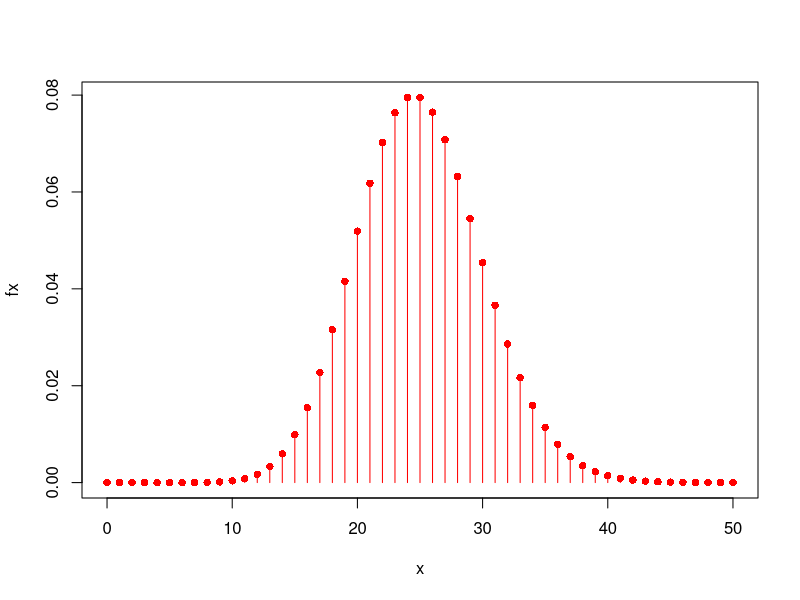
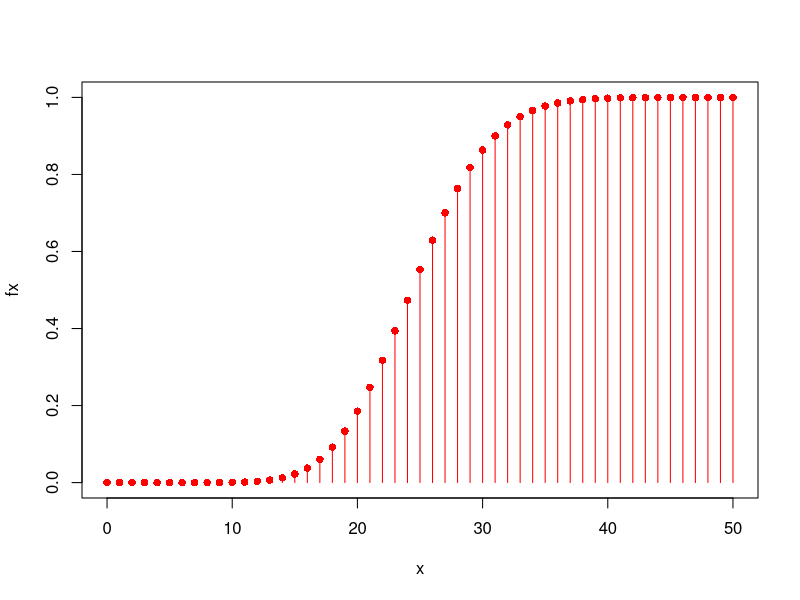
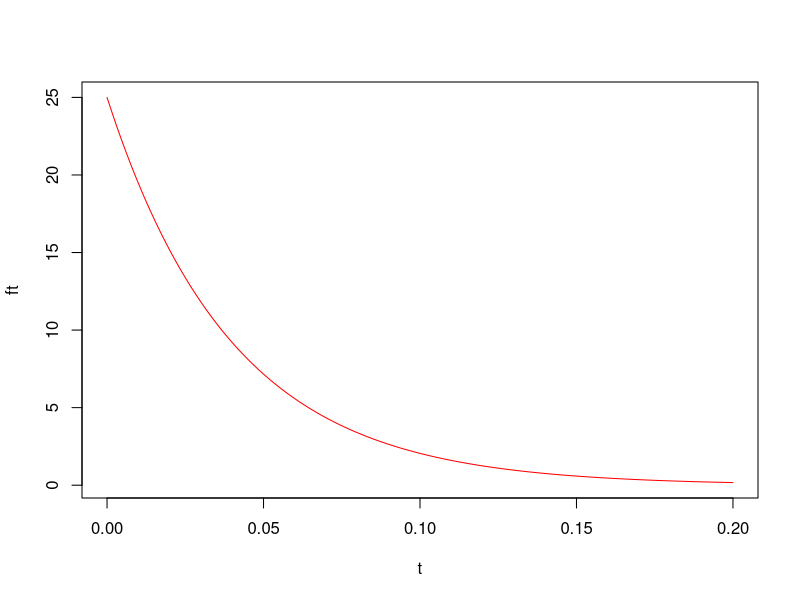
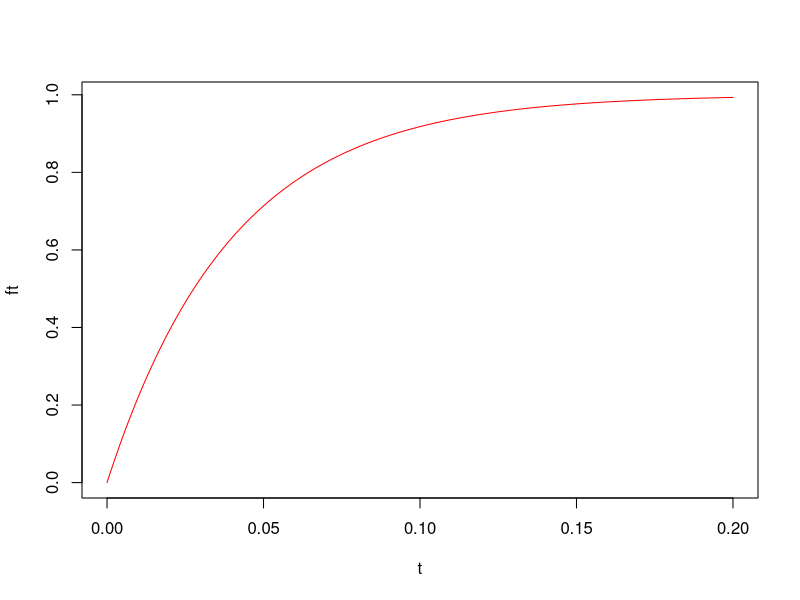
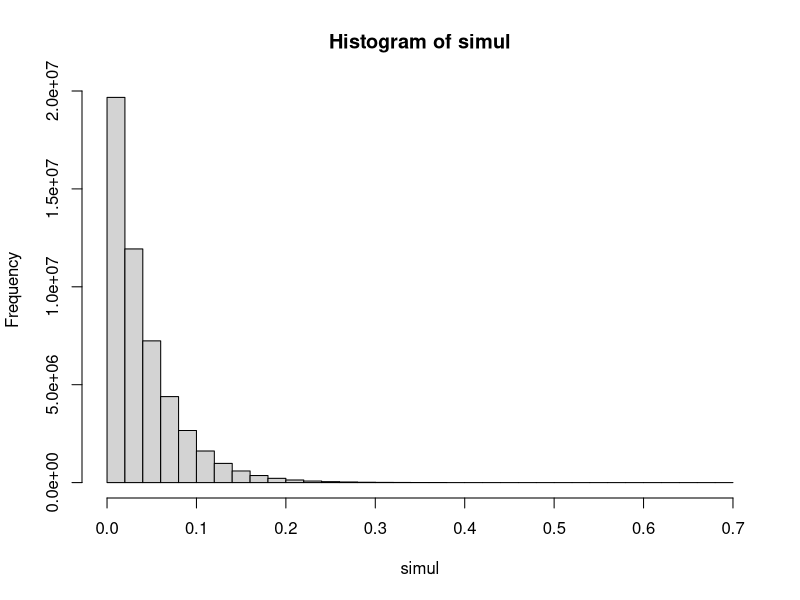

Here is the R script that generated these plots, in order:
# Dibujar Poisson Lambda = 25

#P(X=10) prob. de 10 llamadas en una hora, cuando 25 llamadas por hora

dpois(10,25)

x<-0:50
fx<-dpois(x,25)
plot(x,fx,pch=16,col='red')
lines(x,fx,type='h',col='red')

#Probabilidad de 30 llamadas
dpois(30,25)
exp(-25)*25^30/factorial(30)

#Probabilidad de como mucho 30 llamadas P(X<=30)
ppois(30,25)

#Probabilidad de hasta 30 sin incluir P(X<30) = P(X<=29)
ppois(29,25)

#Distribución acumulada de Poisson
fx<-ppois(x,25)
plot(x,fx,pch=16,col='red')
lines(x,fx,type='h',col='red')

#Probabilidad de como mínimo 30 llamadas P(X>=30) = 1-P(X<30) = 1-P(X<=29)
1-ppois(29,25)

#Primer Quartil
qpois(1,25)



#Modelo Exponencial

#El valor de la densidad a 0.3
# - Es zero ya que es una variable continua 

#Distribución de la densidad
t<-seq(0,0.20,0.001)
ft<-dexp(t,25)
plot(t,ft,type='l',col='red')

#Probabilidad de un tiempo de al menos 0.052 horas P(T>0.052) = 1-P(T<=0.052)
1-pexp(0.052,25)
ft<-pexp(t,25)
plot(t,ft,type='l',col='red')

#Tercer Quartil
qexp(0.75,25)

#Simular un tiempo de espera entre dos llamadas
set.seed(123)
simul<-rexp(50000000,25)
hist(simul)
mean(simul)

#Mitjana = 1/lambda
1/25

#Varianza = 1/(lambda)^2
1/(25)^2
